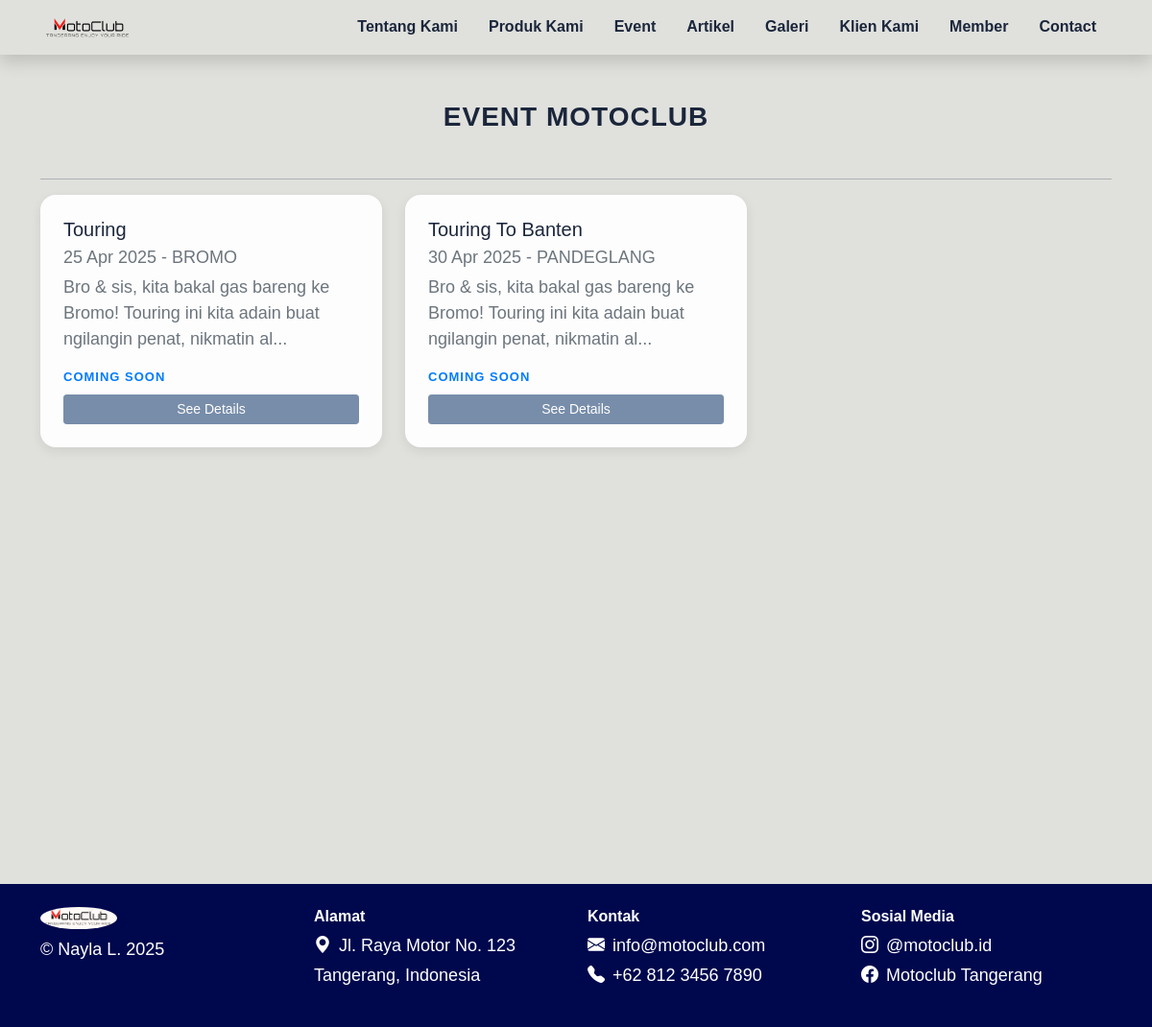
The app's page /semua_kegiatan.php with its own data.
### tables this page shows
CREATE TABLE `kegiatan` (
  `id_kegiatan` int(11) NOT NULL,
  `nama_kegiatan` varchar(100) NOT NULL,
  `keterangan_kegiatan` text NOT NULL,
  `tanggal_acara` date DEFAULT NULL,
  `lokasi_acara` varchar(100) DEFAULT NULL,
  `foto_kegiatan` varchar(255) NOT NULL
);

### semua_kegiatan.php (the view, shortened to what this page needs)
<?php
include "header.php";
$ambil_kegiatan = $koneksi->query("SELECT * FROM kegiatan");
$kegiatan = array();
while ($tiap_kegiatan = $ambil_kegiatan->fetch_assoc()) {
    $kegiatan[] = $tiap_kegiatan;
}
?>
<div class="container mt-5">
<h3 class="text-center my-5 fw-bold" data-aos="fade-right" style="letter-spacing: 1px;">EVENT MOTOCLUB</h3>
    <hr>
    <div class="row g-4">
        <?php foreach ($kegiatan as $value): ?>
            <div class="col-md-6 col-lg-4" data-aos="fade-up">
                <div class="card event-card p-4 h-100">
                    <h5 class="card-title mb-1"><?php echo $value["nama_kegiatan"]; ?></h5>
                    <p class="text-muted mb-1">
                        <?php
                        if (!empty($value["tanggal_acara"])) {
                            echo date("d M Y", strtotime($value["tanggal_acara"]));
                        }
                        if (!empty($value["lokasi_acara"])) {
                            echo " - " . $value["lokasi_acara"];
                        }
                        ?>
                    </p>
                    <p class="text-muted"><?php echo substr(strip_tags($value["keterangan_kegiatan"]), 0, 100); ?>...</p>
                    <div class="coming-soon mb-2">Coming Soon</div>
                    <button type="button" class="btn see-detail-btn btn-sm" data-bs-toggle="modal" data-bs-target="#modal<?php echo $value['id_kegiatan']; ?>">
                        See Details
                    </button>
                </div>
            </div>
        <?php endforeach ?>
    </div>
</div>
<?php include "footer.php"; ?>

### header.php (style rules this page uses)
body { background-color: #E0E1DD; color: #1B263B; font-family: 'Poppins', sans-serif; }
p { font-size: 18px; color: #415A77; }
.card { border-radius: 12px; box-shadow: 0 4px 12px rgba(0, 0, 0, 0.05); transition: transform 0.3s ease; }

### semua_kegiatan.php (style rules this page uses)
.event-card { transition: all 0.3s ease; border: none; border-radius: 16px; box-shadow: 0 4px 12px rgba(0,0,0,0.08); background-color: #fdfdfd; cursor: default; }
.see-detail-btn { background-color: #778DA9 !important; border-color: #778DA9 !important; color: white; }
.coming-soon { font-size: 13px; font-weight: bold; color: #007bff; text-transform: uppercase; letter-spacing: 1px; }

### records on screen
kegiatan: nama_kegiatan "Touring", tanggal_acara "25 Apr 2025", lokasi_acara "BROMO", keterangan_kegiatan "Bro & sis, kita bakal gas bareng ke Bromo! Touring ini kita adain buat ngilangin penat, nikmatin al"
kegiatan: nama_kegiatan "Touring To Banten", tanggal_acara "30 Apr 2025", lokasi_acara "PANDEGLANG", keterangan_kegiatan "Bro & sis, kita bakal gas bareng ke Bromo! Touring ini kita adain buat ngilangin penat, nikmatin al"
